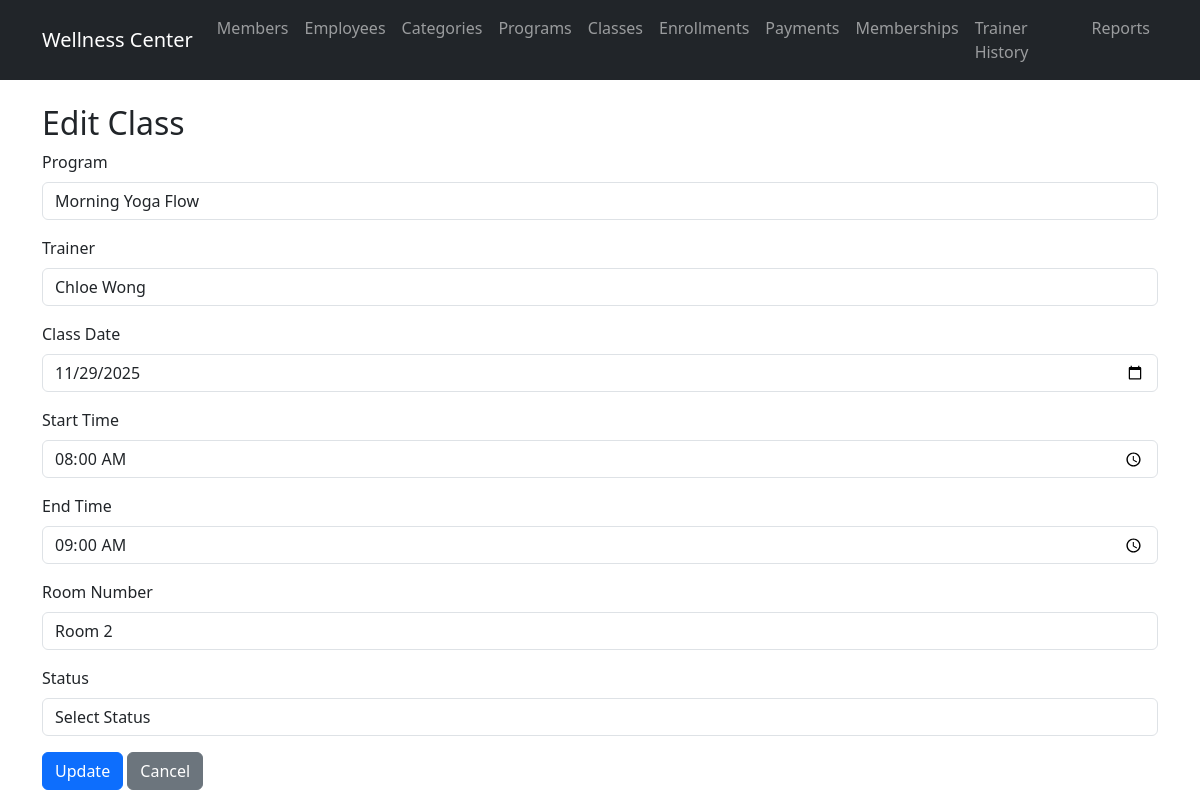
/routes/classes/edit.php?id=3006, run on the app's committed database.
### tables this page shows
CREATE TABLE `class` (
  `class_id` int(11) NOT NULL,
  `class_date` date NOT NULL,
  `start_time` time DEFAULT NULL,
  `end_time` time DEFAULT NULL,
  `room_number` varchar(10) DEFAULT NULL,
  `program_id` int(11) NOT NULL,
  `employee_id` int(11) NOT NULL
);

CREATE TABLE `program` (
  `program_id` int(11) NOT NULL,
  `program_name` varchar(100) NOT NULL,
  `program_duration` varchar(50) DEFAULT NULL,
  `program_fee` decimal(10,2) DEFAULT NULL,
  `employee_id` int(11) NOT NULL,
  `category_id` int(11) DEFAULT NULL
);

CREATE TABLE `trainer` (
  `employee_id` int(11) NOT NULL,
  `expertise` varchar(100) DEFAULT NULL,
  `certification` varchar(100) DEFAULT NULL
);

CREATE TABLE `employee` (
  `employee_id` int(11) NOT NULL,
  `employee_name` varchar(100) NOT NULL,
  `employee_ic` VARCHAR(12) NOT NULL,
  `employee_contact` VARCHAR(20) NOT NULL,
  `gender` varchar(10) DEFAULT NULL,
  `date_of_birth` date DEFAULT NULL,
  `date_working` date DEFAULT NULL,
  `employee_salary` decimal(10,2) DEFAULT NULL,
  `employee_type` enum('C','T') NOT NULL
);

### models/Program.php (called while the page is built, shortened)
<?php
require_once __DIR__ . '/../config/database.php';
class Program {
    public $pdo;
    public function __construct() {
        global $pdo;
        $this->pdo = $pdo;
    }
    public function getAll() {
        $stmt = $this->pdo->query("SELECT p.*, pc.category_name, e.employee_name as trainer_name FROM program p LEFT JOIN program_category pc ON p.category_id = pc.category_id LEFT JOIN employee e ON p.employee_id = e.employee_id");
        return $stmt->fetchAll(PDO::FETCH_ASSOC);
    }
}
?>

### models/ClassModel.php (called while the page is built, shortened)
<?php
require_once __DIR__ . '/../config/database.php';
class ClassModel {
    public $pdo;
    public function __construct() {
        global $pdo;
        $this->pdo = $pdo;
    }
    public function getById($id) {
        $this->autoArchiveClasses();
        $stmt = $this->pdo->prepare("
            SELECT c.*, p.program_name, e.employee_name as trainer_name, pc.category_name
            FROM class c
            JOIN program p ON c.program_id = p.program_id
            JOIN employee e ON c.employee_id = e.employee_id
            LEFT JOIN program_category pc ON p.category_id = pc.category_id
            WHERE c.class_id = ?
        ");
        $stmt->execute([$id]);
        $class = $stmt->fetch(PDO::FETCH_ASSOC);
        if ($class) {
            $class['dynamic_status'] = $this->calculateStatus($class);
        }
        return $class;
    }
    private function autoArchiveClasses() {
        $currentDateTime = date('Y-m-d H:i:s');
        $sql = "
            UPDATE class
            SET class_status = 'Completed'
            WHERE class_status = 'Active'
            AND TIMESTAMP(DATE(class_date), end_time) < ?
        ";
        $stmt = $this->pdo->prepare($sql);
        $stmt->execute([$currentDateTime]);
    }
    private function calculateStatus($class) {
        $datePart = substr($class['class_date'], 0, 10);
        $classEndTime = strtotime("$datePart " . $class['end_time']);
        $currentTime = time();
        if ($classEndTime < $currentTime) {
            return 'Completed';
        } else {
            return 'Active';
        }
    }
}
?>

### models/Trainer.php (called while the page is built, shortened)
<?php
require_once __DIR__ . '/../config/database.php';
class Trainer {
    public $pdo;
    public function __construct() {
        global $pdo;
        $this->pdo = $pdo;
    }
    public function getAll() {
        $stmt = $this->pdo->query("SELECT t.employee_id, e.employee_name, e.employee_type, t.expertise, t.certification FROM trainer t JOIN employee e ON t.employee_id = e.employee_id");
        return $stmt->fetchAll(PDO::FETCH_ASSOC);
    }
}
?>

### routes/classes/edit.php (the view, shortened to what this page needs)
<?php
require_once '../../models/ClassModel.php';
require_once '../../models/Program.php';
require_once '../../models/Trainer.php';
$classModel = new ClassModel();
$programModel = new Program();
$trainerModel = new Trainer();
$programs = $programModel->getAll();
$trainers = $trainerModel->getAll();
$id = $_GET['id'];
$data = $classModel->getById($id);
include '../../views/header.php';
?>
<h2>Edit Class</h2>
<form method="post">
    <div class="mb-3">
        <label for="program_id" class="form-label">Program</label>
        <select class="form-control" id="program_id" name="program_id" required>
            <?php foreach ($programs as $p): ?>
            <option value="<?php echo $p['program_id']; ?>" <?php echo ($p['program_id'] == $data['program_id']) ? 'selected' : ''; ?>><?php echo $p['program_name']; ?></option>
            <?php endforeach; ?>
        </select>
    </div>
    <div class="mb-3">
        <label for="employee_id" class="form-label">Trainer</label>
        <select class="form-control" id="employee_id" name="employee_id" required>
            <?php foreach ($trainers as $t): ?>
            <option value="<?php echo $t['employee_id']; ?>" <?php echo ($t['employee_id'] == $data['employee_id']) ? 'selected' : ''; ?>><?php echo $t['employee_name']; ?></option>
            <?php endforeach; ?>
        </select>
    </div>
    <div class="mb-3">
        <label for="class_date" class="form-label">Class Date</label>
        <input type="date" class="form-control" id="class_date" name="class_date" value="<?php echo $data['class_date']; ?>" required>
    </div>
    <div class="mb-3">
        <label for="start_time" class="form-label">Start Time</label>
        <input type="time" class="form-control" id="start_time" name="start_time" value="<?php echo $data['start_time']; ?>" required>
    </div>
    <div class="mb-3">
        <label for="end_time" class="form-label">End Time</label>
        <input type="time" class="form-control" id="end_time" name="end_time" value="<?php echo $data['end_time']; ?>" required>
    </div>
    <div class="mb-3">
        <label for="room_number" class="form-label">Room Number</label>
        <input type="text" class="form-control" id="room_number" name="room_number" value="<?php echo $data['room_number']; ?>">
    </div>
    <div class="mb-3">
        <label for="class_status" class="form-label">Status</label>
        <select class="form-control" id="class_status" name="class_status" required>
            <option value="">Select Status</option>
        </select>
    </div>
    <button type="submit" class="btn btn-primary">Update</button>
    <a href="view.php" class="btn btn-secondary">Cancel</a>
</form>
<?php include '../../views/footer.php'; ?>

### data on the page
class: program_id "Morning Yoga Flow", employee_id "Chloe Wong", class_date "11/29/2025", start_time "08:00:00", end_time "09:00:00", room_number "Room 2"
